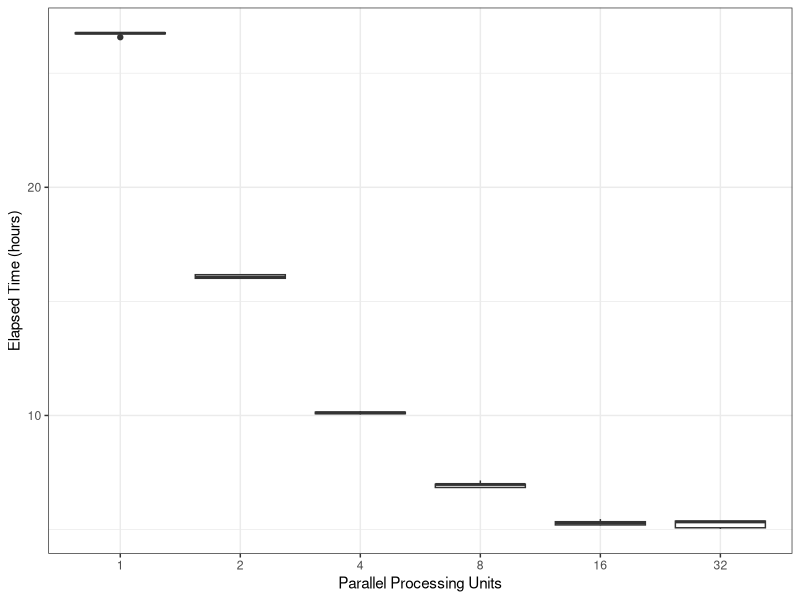
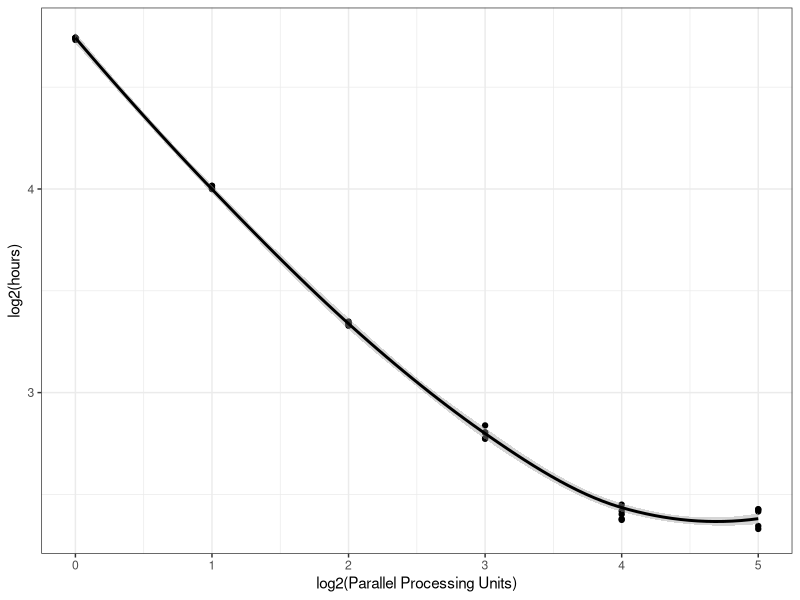
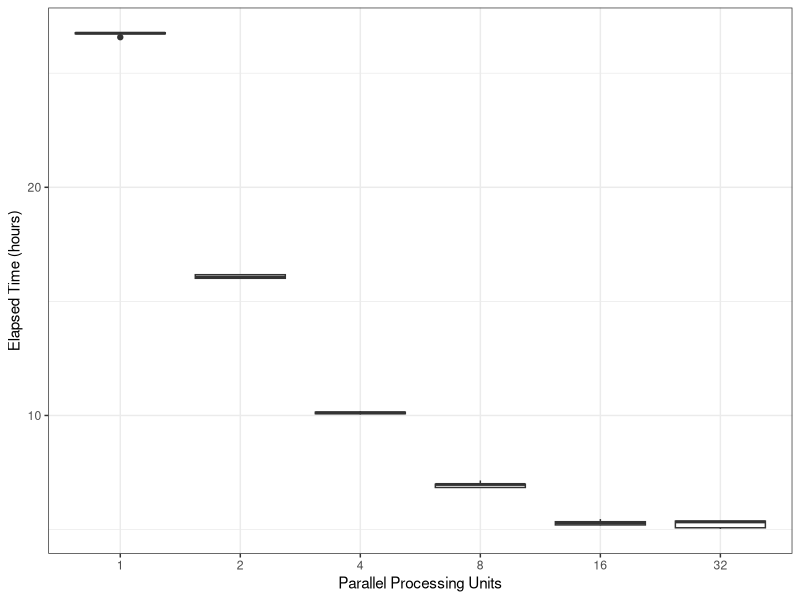
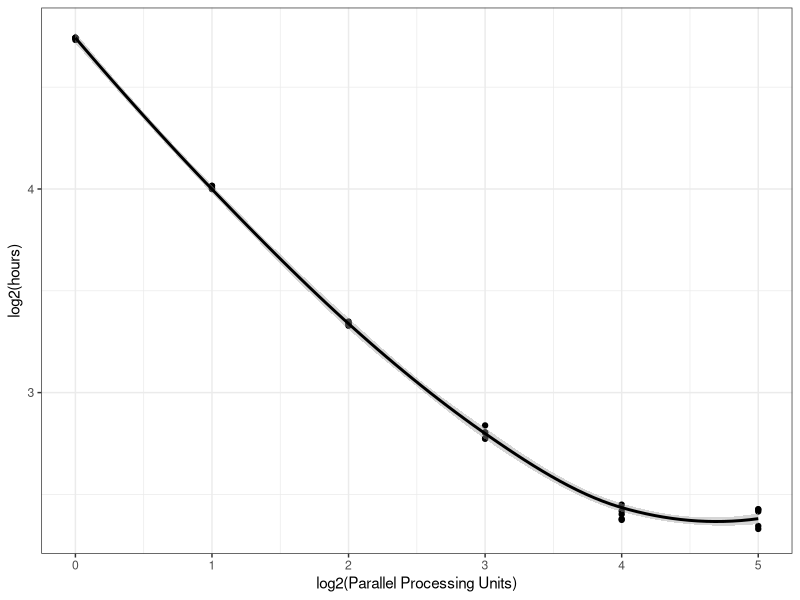

Write R code to recreate these figures, in order.
## ---- chunk 1
library(tidyverse)
library(quantreg)
## ---- chunk 2
timings <- read_csv("hpexome_timings.csv") %>%
  mutate(elapsed = (end - start) / 3600) %>%
  select(scatter_count, count, elapsed)

timings %>% 
  pivot_wider(names_from = scatter_count, values_from = elapsed) %>%
  select(-count)
## ---- chunk 3
ggplot(timings, aes(factor(scatter_count), elapsed)) + 
    geom_boxplot() + 
    labs(x='Parallel Processing Units', y='Elapsed Time (hours)') +
    theme_bw(base_size = 11)
ggsave("elapsed_time.png", dpi = 600)
## ---- chunk 4
ggplot(timings, aes(log2(scatter_count), log2(elapsed))) + 
    geom_point() + 
    geom_smooth(method='loess', color='black') + 
    labs(x='log2(Parallel Processing Units)', y='log2(hours)') +
    theme_bw(base_size = 11)
ggsave("time_smooth.png", dpi = 600)
## ---- chunk 5
fit = rq(log2(elapsed)~log2(scatter_count), tau=.5, data=timings)
summary(fit)
## ---- chunk 6
new <- data.frame(scatter_count = unique(timings$scatter_count))
pred <- predict(fit, newdata = new)
data <- cbind(new, data.frame(log2time = pred, time = 2^pred))
write_csv(data, "log2_timings.csv")
data
